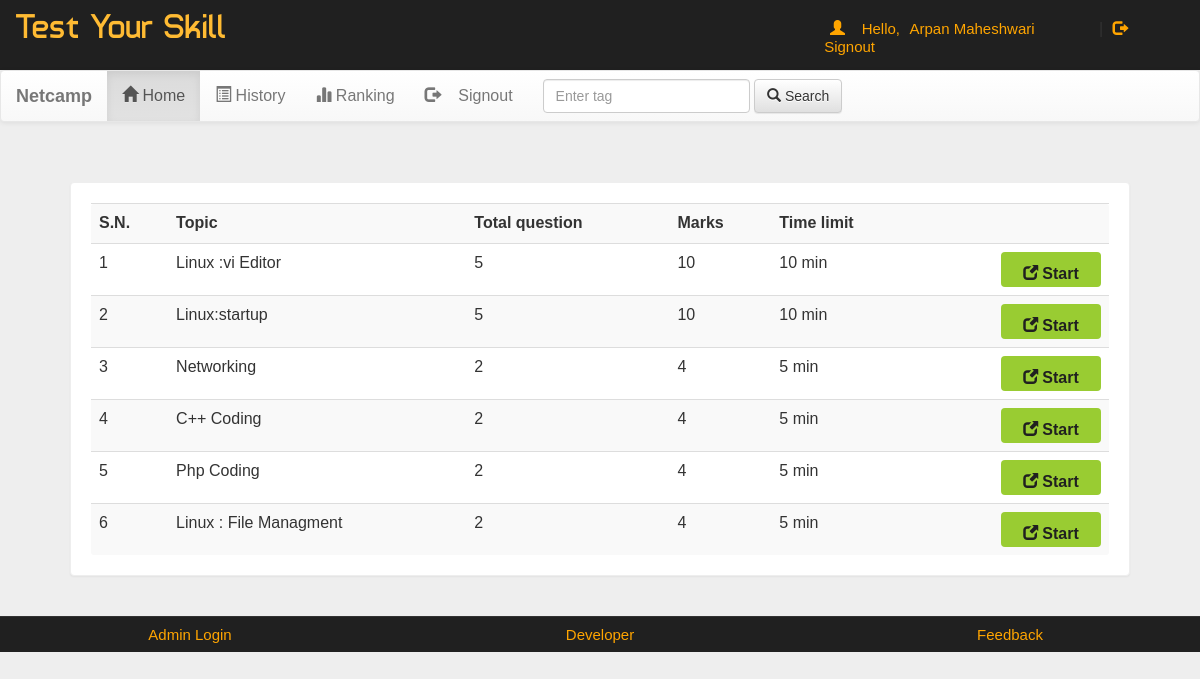
The app's page /account.php?q=1 (signed in) with its own data.
### tables this page shows
CREATE TABLE `quiz` (
  `eid` text NOT NULL,
  `title` varchar(100) NOT NULL,
  `sahi` int(11) NOT NULL,
  `wrong` int(11) NOT NULL,
  `total` int(11) NOT NULL,
  `time` bigint(20) NOT NULL,
  `intro` text NOT NULL,
  `tag` varchar(100) NOT NULL,
  `date` timestamp NOT NULL DEFAULT current_timestamp() ON UPDATE current_timestamp()
);

### account.php (the view, shortened to what this page needs)
<!DOCTYPE html
    PUBLIC "-//W3C//DTD XHTML 1.0 Transitional//EN" "http://www.w3.org/TR/xhtml1/DTD/xhtml1-transitional.dtd">
<html xmlns="http://www.w3.org/1999/xhtml">
<head>
    <link rel="stylesheet" href="css/bootstrap.min.css" />
    <link rel="stylesheet" href="css/bootstrap-theme.min.css" />
    <link rel="stylesheet" href="css/main.css">
    <link rel="stylesheet" href="css/font.css">
</head>
<body>
    <div class="header">
        <div class="row">
            <div class="col-lg-6">
                <span class="logo">Test Your Skill</span></div>
            <div class="col-md-4 col-md-offset-2">
                <?php
 include_once 'dbConnection.php';
  if(!(isset($_SESSION['email']))){
header("location:index.php");
}
else
{
$name = $_SESSION['name'];
$email=$_SESSION['email'];
echo '<span class="pull-right top title1" ><span class="log1"><span class="glyphicon glyphicon-user" aria-hidden="true"></span>&nbsp;&nbsp;&nbsp;&nbsp;Hello,</span> <a href="account.php?q=1" class="log log1">'.$name.'</a>&nbsp;|&nbsp;<a href="logout.php?q=account.php" class="log"><span class="glyphicon glyphicon-log-out" aria-hidden="true"></span>&nbsp;Signout</button></a></span>';
}?>
            </div>
        </div>
    </div>
    <div class="bg">
        <nav class="navbar navbar-default title1">
            <div class="container-fluid">
                <div class="navbar-header">
                    <a class="navbar-brand" href="#"><b>Netcamp</b></a>
                </div>
                <div class="collapse navbar-collapse" id="bs-example-navbar-collapse-1">
                    <ul class="nav navbar-nav">
                        <li <?php if(@$_GET['q']==1) echo'class="active"'; ?>><a href="account.php?q=1"><span
                                    class="glyphicon glyphicon-home" aria-hidden="true"></span>&nbsp;Home</a></li>
                        <li <?php if(@$_GET['q']==2) echo'class="active"'; ?>><a href="account.php?q=2"><span
                                    class="glyphicon glyphicon-list-alt" aria-hidden="true"></span>&nbsp;History</a>
                        </li>
                        <li <?php if(@$_GET['q']==3) echo'class="active"'; ?>><a href="account.php?q=3"><span
                                    class="glyphicon glyphicon-stats" aria-hidden="true"></span>&nbsp;Ranking</a></li>
                        <li class="pull-right"> <a href="logout.php?q=account.php"><span
                                    class="glyphicon glyphicon-log-out"
                                    aria-hidden="true"></span>&nbsp;&nbsp;&nbsp;&nbsp;Signout</a></li>
                    </ul>
                    <form class="navbar-form navbar-left" role="search">
                        <div class="form-group">
                            <input type="text" class="form-control" placeholder="Enter tag ">
                        </div>
                        <button type="submit" class="btn btn-default"><span class="glyphicon glyphicon-search"
                                aria-hidden="true"></span>&nbsp;Search</button>
                    </form>
                </div>
            </div>
        </nav>
        <div class="container">
            <div class="row">
                <div class="col-md-12">
                    <?php if(@$_GET['q']==1) {
$result = mysqli_query($con,"SELECT * FROM quiz ORDER BY date DESC") or die('Error');
echo  '<div class="panel"><div class="table-responsive"><table class="table table-striped title1">
<tr><td><b>S.N.</b></td><td><b>Topic</b></td><td><b>Total question</b></td><td><b>Marks</b></td><td><b>Time limit</b></td><td></td></tr>';
$c=1;
while($row = mysqli_fetch_array($result)) {
	$title = $row['title'];
	$total = $row['total'];
	$sahi = $row['sahi'];
    $time = $row['time'];
	$eid = $row['eid'];
$q12=mysqli_query($con,"SELECT score FROM history WHERE eid='$eid' AND email='$email'" )or die('Error98');
$rowcount=mysqli_num_rows($q12);
if($rowcount == 0){
	echo '<tr><td>'.$c++.'</td><td>'.$title.'</td><td>'.$total.'</td><td>'.$sahi*$total.'</td><td>'.$time.'&nbsp;min</td>
	<td><b><a href="account.php?q=quiz&step=2&eid='.$eid.'&n=1&t='.$total.'" class="pull-right btn sub1" style="margin:0px;background:#99cc32"><span class="glyphicon glyphicon-new-window" aria-hidden="true"></span>&nbsp;<span class="title1"><b>Start</b></span></a></b></td></tr>';
}
}
echo '</table></div></div>';
}?>
                </div>
            </div>
        </div>
    </div>
    <div class="row footer">
        <div class="col-md-4 box">
            <a href="#" data-toggle="modal" data-target="#login">Admin Login</a></div>
        <div class="col-md-4 box">
            <a href="#" data-toggle="modal" data-target="#developers">Developer</a>
        </div>
        <div class="col-md-4 box">
            <a href="feedback.php" target="_blank">Feedback</a></div>
    </div>
</body>
</html>

### css/main.css (style rules this page uses)
body { overflow-x:hidden; width:100%; font: 15px "Century Gothic", "Times Roman", sans-serif; background:#eee; min-height:550px; background-attachment:fixed; }
.bg { min-height:540px; }
.panel { border-color:#eee; margin:40px; padding:20px; font: 15px "Century Gothic", "Times Roman", sans-serif; }
.header { background:#202020; height:70px; }
.logo { font-family:'typo'; font-size:35px; color:#ffbb33; margin:15px; }
.title1 { font: 16px "Century Gothic", "Times Roman", sans-serif; }
.sub1 { width:90px; color:#202020; background:orange; font-size:15px; height:35px; margin:20px; padding:10px; width:100px; }
.footer { font-size:15px; text-align:center; border-top:1px solid; border-color:#323232; background-color:#202020; }
.footer a { margin:25px; color:orange; text-decoration:none; font: 15px "Century Gothic", "Times Roman", sans-serif; }
.box { padding:9px; }
.top { margin-top:20px; }
.log1 { font: 15px 'Ubuntu', sans-serif; color:orange; margin-left:10px; }
.log { margin:10px; margin-right:60px; margin-left:5px; color:orange; text-decoration:none; font-size:20px; font-size:15px; }

### records on screen
quiz: title "Linux :vi Editor", total "5", $sahi*$total "10", time "10"
quiz: title "Linux:startup", total "5", $sahi*$total "10", time "10"
quiz: title "Networking", total "2", $sahi*$total "4", time "5"
quiz: title "C++ Coding", total "2", $sahi*$total "4", time "5"
quiz: title "Php Coding", total "2", $sahi*$total "4", time "5"
quiz: title "Linux : File Managment", total "2", $sahi*$total "4", time "5"

### other values on screen
$name "Arpan Maheshwari"
